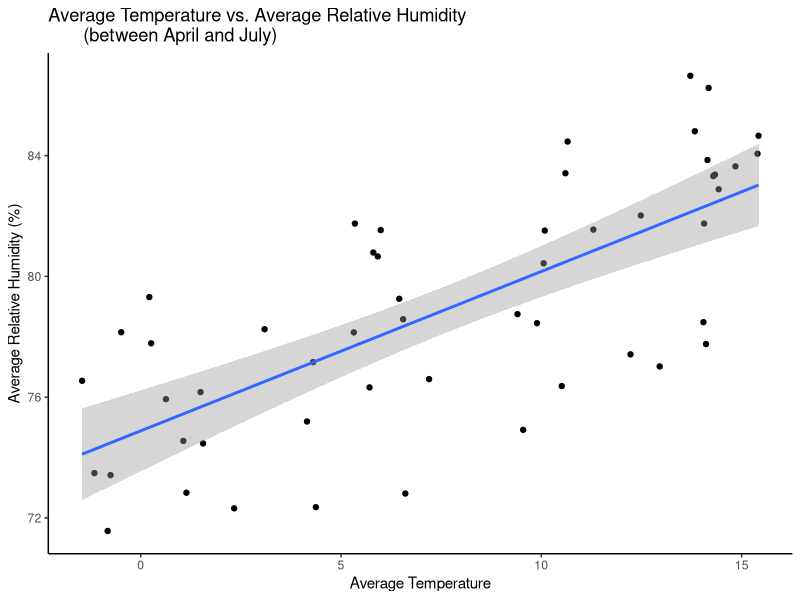
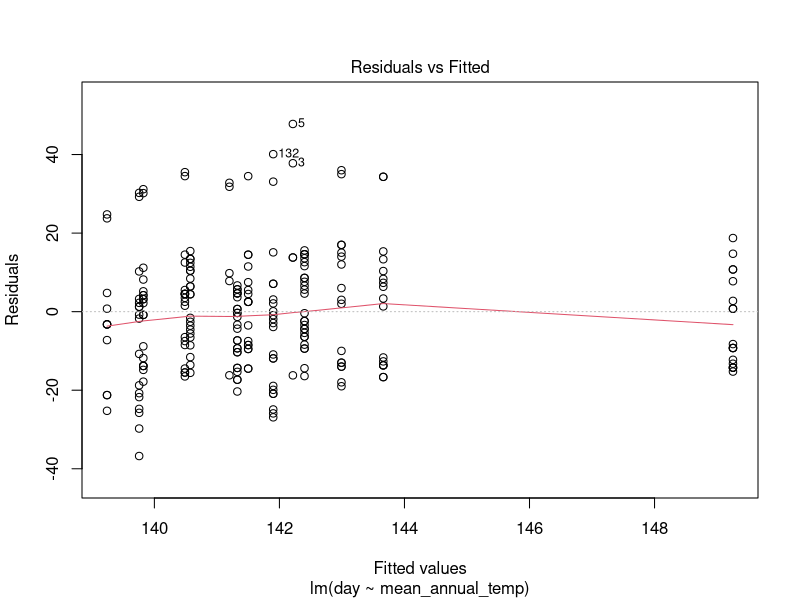
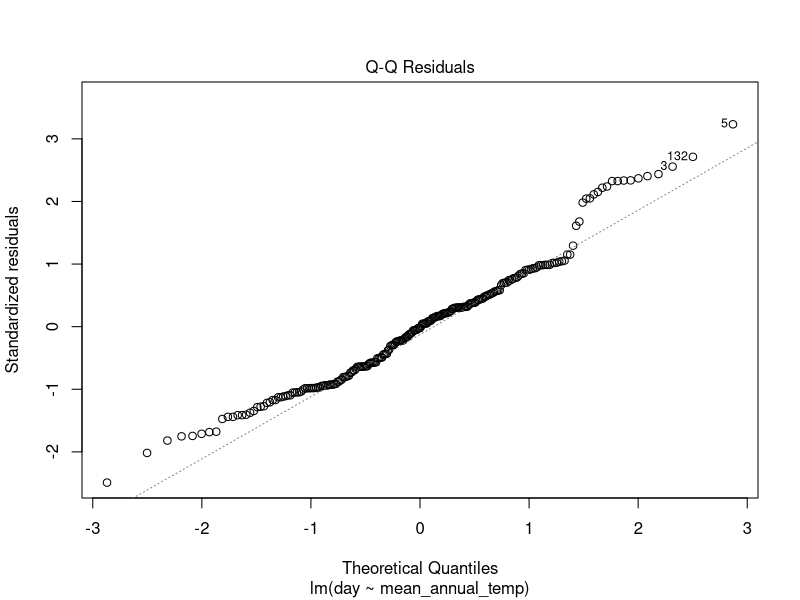
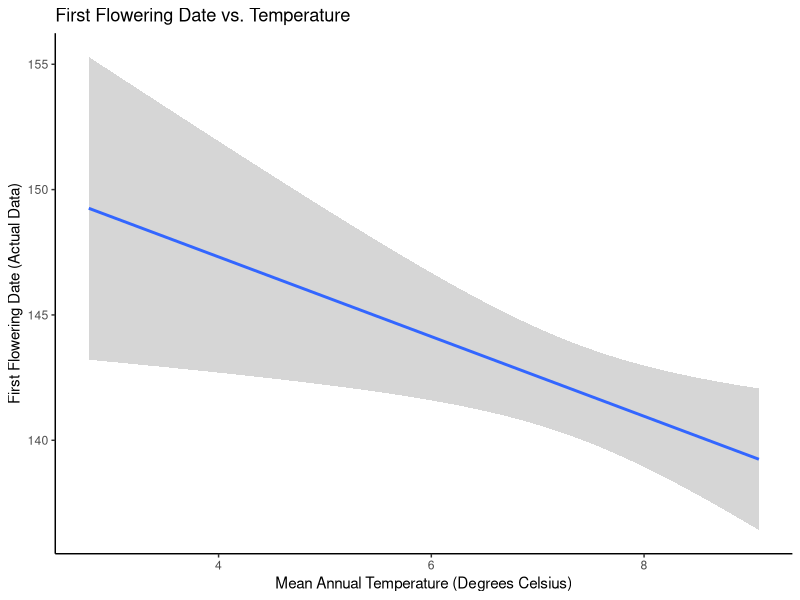
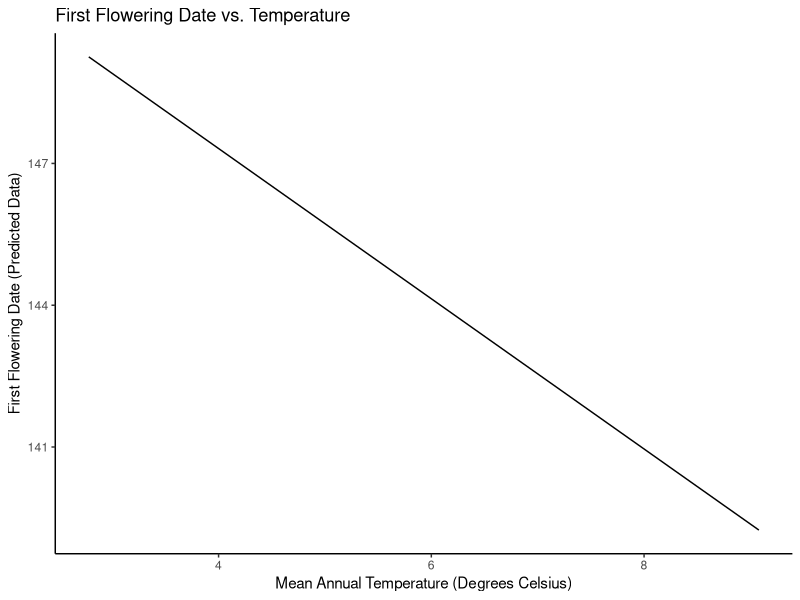
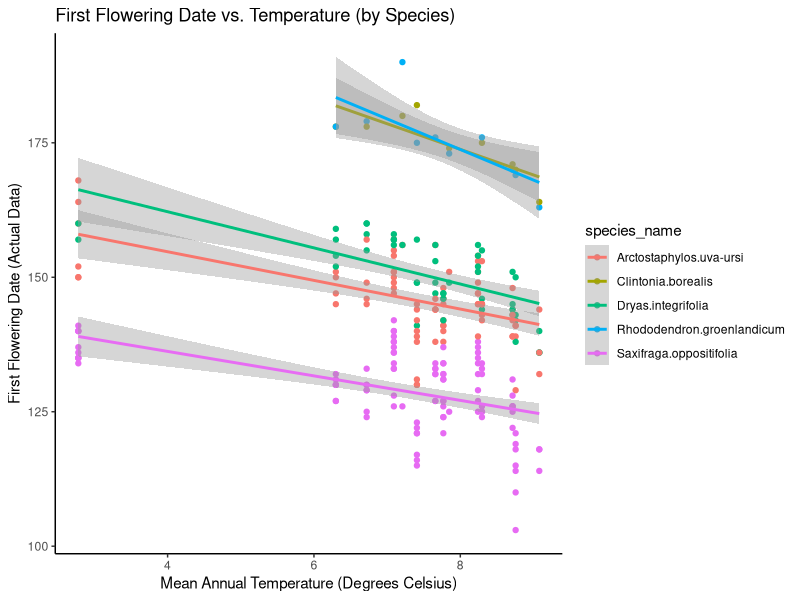
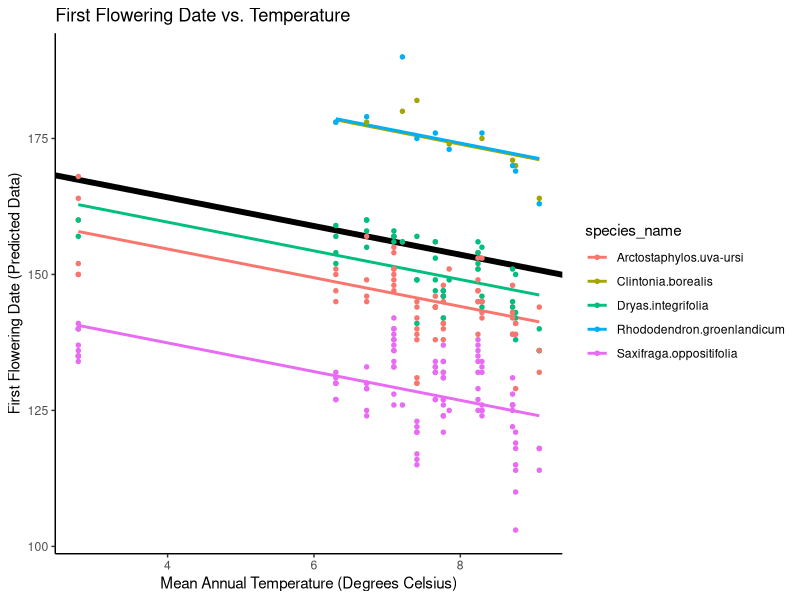
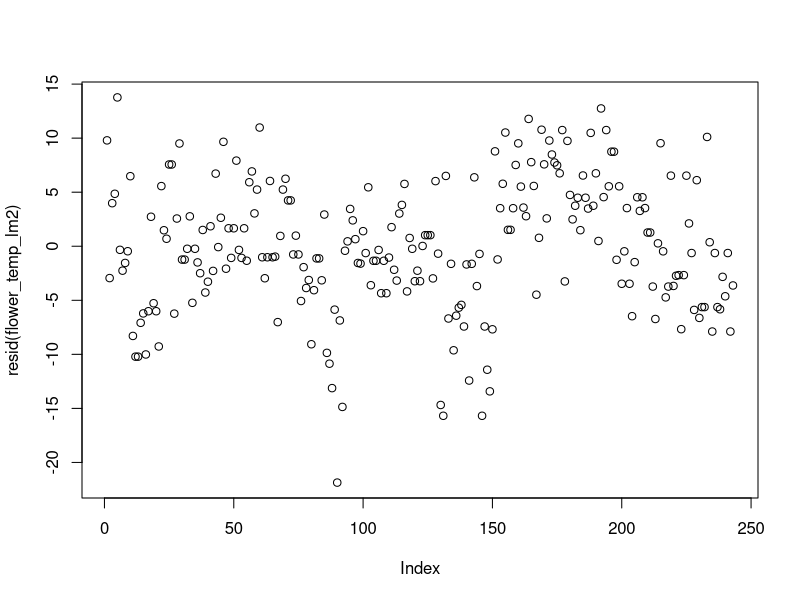

R code for these plots, in order:
## ---- chunk 1
library(dplyr)
library(tidyverse)
library(lubridate)
library(lmerTest)
library(lme4)
## ---- chunk 2
mingan_flower_data <- read_csv("mingan_flower_data.csv")
head(mingan_flower_data)

mingan_weather_data <- read_csv("mingan_weather_data.csv")
head(mingan_weather_data)
## ---- chunk 3
#changing the column name "survey_year" into "year"
colnames(mingan_flower_data)[5] <- "year"
## ---- chunk 4
#make columns with year, month, day
dmy_weather<-mingan_weather_data %>%
mutate(date=dmy(date),
  year=lubridate::year(date),
  month=lubridate::month(date),
  day=lubridate::day(date))
dmy_weather
## ---- chunk 5
#make column with average humidity for each month (between April and July) for each year
avg_weather <- dmy_weather%>%
  filter(month >= 4 & month <= 7 & !is.na(avg_relative_humidity) & 
           !is.na(avg_temperature)) %>% 
  group_by(month, year) %>%
  summarise(mean_avg_relative_humidity=mean(avg_relative_humidity),
            mean_avg_temp=mean(avg_temperature))
avg_weather
## ---- chunk 6
#plot average temperature vs. average relative humidity (between April and July)
avg_weather %>%
  ggplot(aes(x=mean_avg_temp,y=mean_avg_relative_humidity))+
  geom_point() + geom_smooth(method = lm) + theme_classic()+
  labs(title = "Average Temperature vs. Average Relative Humidity 
       (between April and July)", 
       x = "Average Temperature", y = "Average Relative Humidity (%)")
## ---- chunk 7
# Running a correlation test between average temperature and average relative humidity
cor.test(avg_weather$mean_avg_relative_humidity, avg_weather$mean_avg_temp)
## ---- chunk 8
# find average temperature per year
mean_annual_temp <- avg_weather %>% 
  group_by(year) %>% 
  summarise(mean_annual_temp = mean(mean_avg_temp))

mean_annual_temp
## ---- chunk 9
mean_annual_temp <- avg_weather %>% 
  group_by(year) %>% 
  summarise(mean_annual_temp = mean(mean_avg_temp))
mean_annual_temp
## ---- chunk 10
#merge the two data into one
total <- merge(mingan_flower_data, mean_annual_temp, by="year")
total
## ---- chunk 11
#filter out NAs
flower_temp_data <- total %>% 
  filter(!is.na(day))

flower_temp_data
## ---- chunk 12
#create linear model 1 (x = temperature, y = flowering day)

flower_temp_lm <- lm(day~mean_annual_temp, data=flower_temp_data)
summary(flower_temp_lm)
## ---- chunk 13
#validate assumptions
plot(flower_temp_lm, 1:2)
## ---- chunk 14
#first flowering date vs. temperature based on actual data
flower_temp_data %>% 
  ggplot(aes(x = mean_annual_temp, y = day)) +
  geom_smooth(method = "lm")+
  theme_classic() +
  labs(title = "First Flowering Date vs. Temperature", x = "Mean Annual Temperature (Degrees Celsius)", y = "First Flowering Date (Actual Data)" )

## ---- chunk 15
#predicted values of first flowering date by temperature based on linear model
flower_temp_data %>% 
  mutate(flowering_date_pred = predict(flower_temp_lm)) %>% #include predicted values to dataset
  ggplot(aes(x = mean_annual_temp, y = day)) +
  geom_line(aes(y = flowering_date_pred)) +
  theme_classic() +
  labs(title = "First Flowering Date vs. Temperature", x = "Mean Annual Temperature (Degrees Celsius)", y = "First Flowering Date (Predicted Data)" )
  

## ---- chunk 16
# create mixed effect model (temperature vs flowering date + species (random effect))

flower_temp_lm2 <- lmer(day ~ mean_annual_temp + (1|species_name), data = flower_temp_data, REML = FALSE)       
summary(flower_temp_lm2)
## ---- chunk 17
# create graph of temperature (x) vs. flowering day (y) by species using actual data

flower_temp_data %>% 
  group_by(mean_annual_temp, species_name) %>% 
  ggplot(aes(x = mean_annual_temp, y = day, colour = species_name)) +
  geom_point() +
  geom_smooth(method = "lm") +
  theme_classic() +
  labs(title = "First Flowering Date vs. Temperature (by Species)", x = "Mean Annual Temperature (Degrees Celsius)", y = "First Flowering Date (Actual Data)" )
## ---- chunk 18
#create graph of temperature (x) vs. flowering day (y) by species using predicted data
flower_temp_data <- flower_temp_data %>% 
  mutate(flowering_date_pred_spec = predict(flower_temp_lm2)) #add predicted values to dataset

flower_temp_data %>% 
  ggplot(aes(x = mean_annual_temp, y = day, colour = species_name)) +
  theme_classic() +
  labs(title = "First Flowering Date vs. Temperature", x = "Mean Annual Temperature (Degrees Celsius)", y = "First Flowering Date (Predicted Data)" ) +
  
#Add fixed effect regression line (from model output above)
  geom_abline(aes(intercept=174.7261, slope=-2.6379), size=2) +


#Add fitted values (i.e., regression lines)
  geom_line(aes(y = flowering_date_pred_spec), size = 1) +
  geom_point(size = 1.2)
## ---- chunk 19
#check assumptions

#assumption 1 - linearity
flower_temp_lm2_linearity <- plot(resid(flower_temp_lm2))
## ---- chunk 20
#assumption 2 - homogeneity of variance

#extract the residuals and places them in a new column in our original data table
flower_temp_data$flower_temp_lm2.Res <- residuals(flower_temp_lm2) 

#create a new column with the absolute value of the residuals
flower_temp_data$flower_temp_lm2.Res <- abs(flower_temp_data$flower_temp_lm2.Res)

#square the absolute values of the residuals to provide the more robust estimate
flower_temp_data$flower_temp_lm2.Res2 <- flower_temp_data$flower_temp_lm2.Res^2

#ANOVA of the squared residuals
Levene.flower_temp_lm_2 <- lm(flower_temp_lm2.Res2 ~ species_name, data = flower_temp_data)

anova(Levene.flower_temp_lm_2) #displays the results
